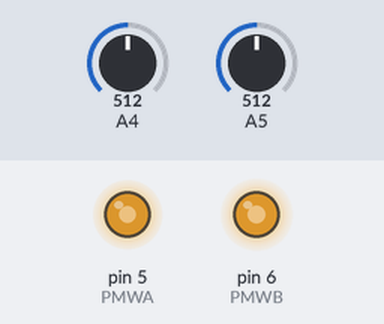
Simulated run of this sketch. Board: Arduino Uno, built with avr-gcc and run on an emulated ATmega328P. Parts: output pins drawn as LEDs (lit = HIGH). Inputs (shaded band) come from the test bench; at power-on: A4 = 512, A5 = 512. What the sketch prints to the serial monitor is not drawn.

Above: at 0.1 s.
Timing chart, 0 to 1.6 s (numbered marks = the images above):
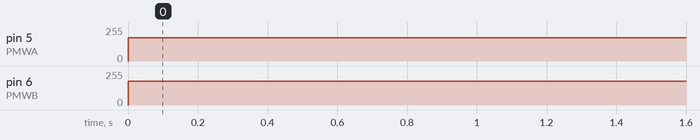

Measured:
- by itself, pin 5 (PMWA): 0/255 → 175/255 at 0.00 s
- by itself, pin 6 (PMWB): 0/255 → 179/255 at 0.00 s

The sketch:

move_stop_tape.ino
```cpp
const int PMWA = 5;
const int AIN1 = 2;
const int AIN2 = 4;
const int STBY = 3;
const int PMWB = 6;
const int BIN2 = 8;
const int BIN1 = 7;

float threshold = 3.5;
void setup() {
  // put your setup code here, to run once:
  Serial.begin(9600);
}

void loop() {
  // put your main code here, to run repeatedly:
  float sensorValueP = analogRead(A5) * (5.0 / 1024.0);
  float sensorValueD = analogRead (A4) * (5.0 / 1024.0);
  Serial.println (sensorValueP);

  digitalWrite (STBY, HIGH);
  digitalWrite (AIN1, LOW);
  digitalWrite (AIN2, HIGH);
  digitalWrite (BIN1, LOW);
  digitalWrite (BIN2, HIGH);

  if (sensorValueP > threshold && sensorValueD > threshold) {
    analogWrite (PMWB, 0);
    analogWrite (PMWA, 0);
  } else {
    analogWrite (PMWB, 179);
    analogWrite (PMWA, 175);
  }

}
```
